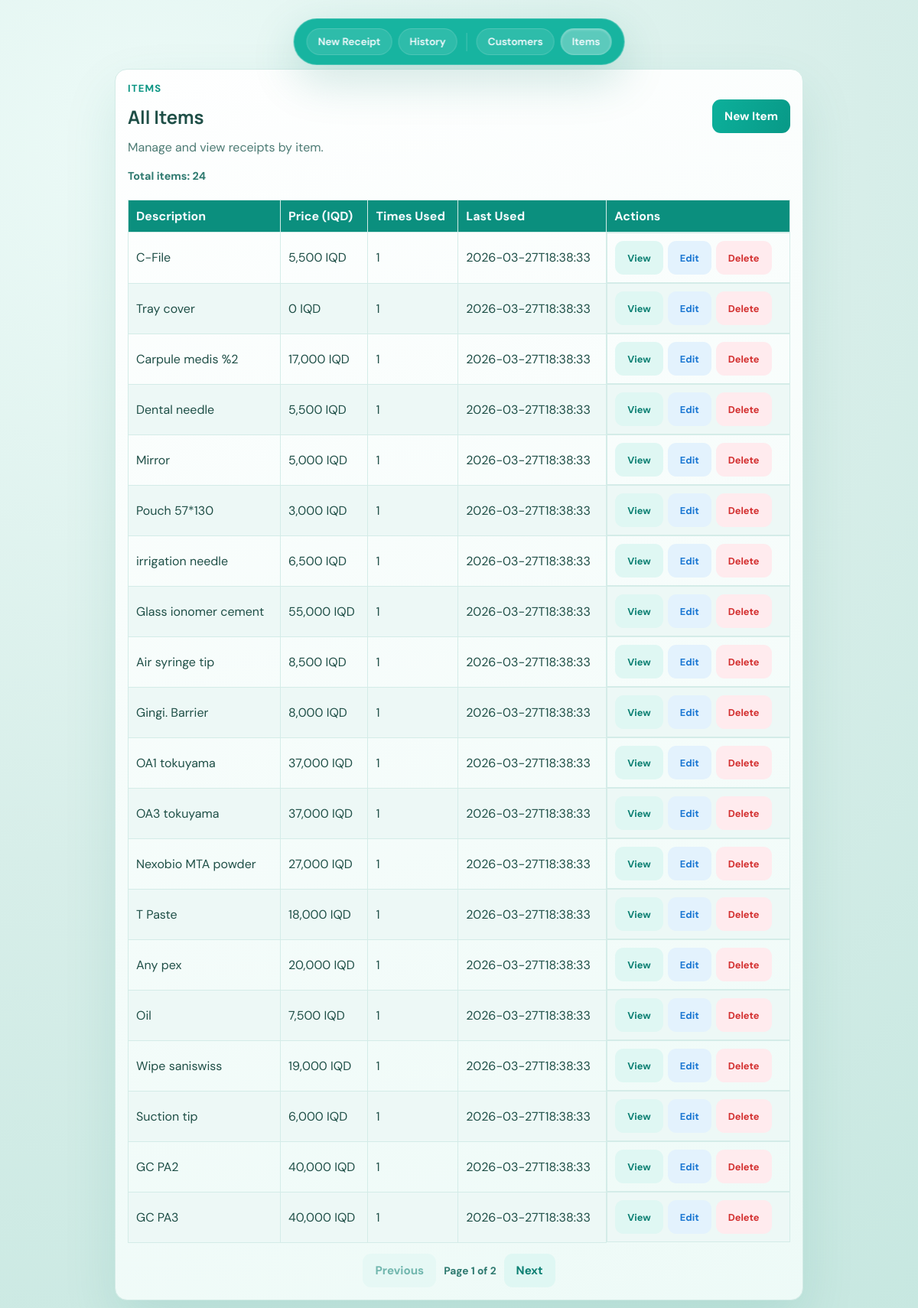
/items, run on an earlier commit of the app's database.
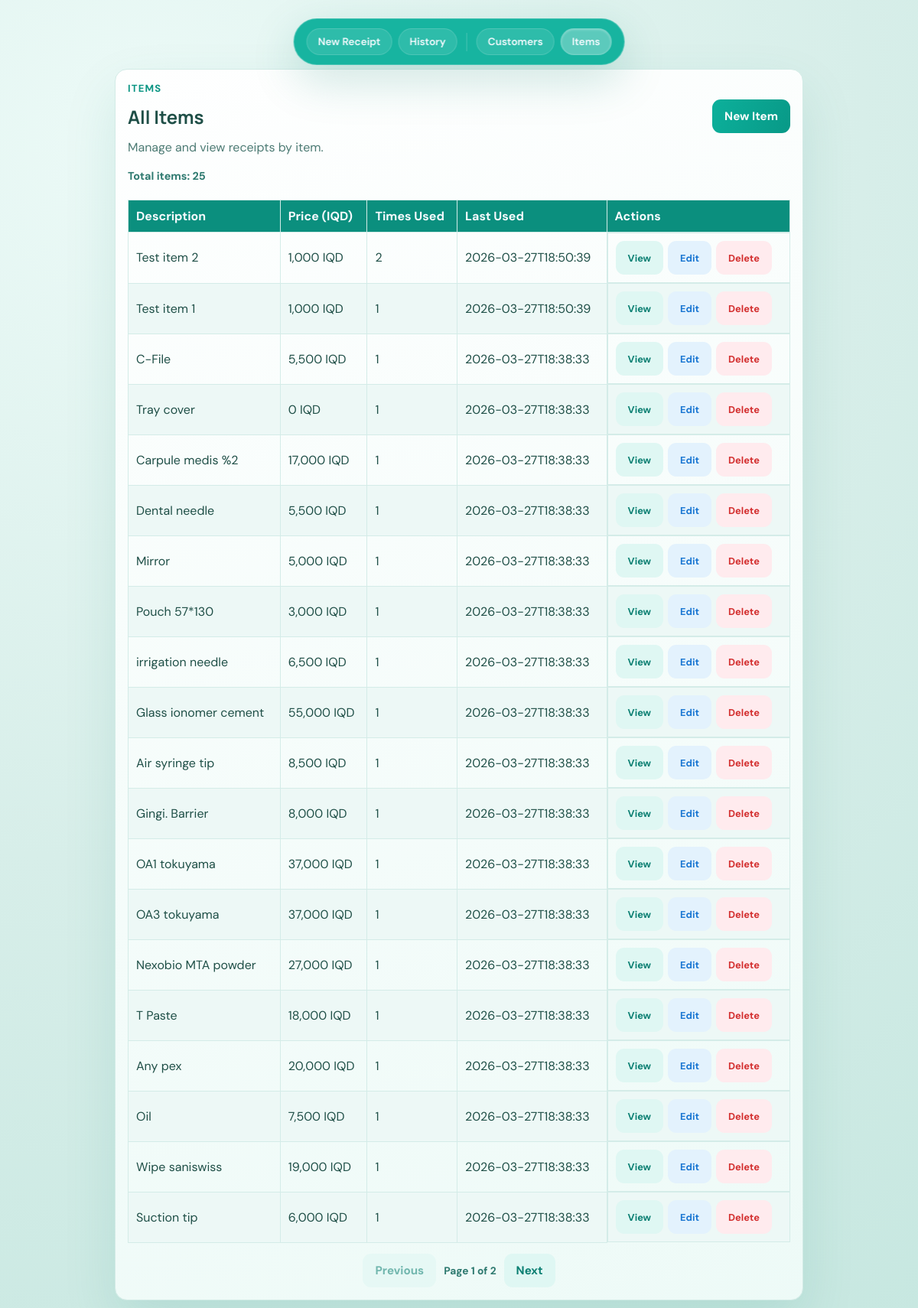
And on a later commit of the database.
### tables this page shows
CREATE TABLE items (
                id INTEGER PRIMARY KEY AUTOINCREMENT,
                description TEXT UNIQUE NOT NULL COLLATE NOCASE,
                price REAL NOT NULL,
                created_at TEXT NOT NULL,
                last_used TEXT,
                times_used INTEGER DEFAULT 1
            );

### app.py (the view)
@app.route("/items")
def items_list():
    page, per_page = get_pagination_params(default_per_page=20)
    with get_db() as conn:
        total = conn.execute("SELECT COUNT(*) FROM items").fetchone()[0]
        pagination = make_pagination(total, page, per_page)
        offset = (pagination["page"] - 1) * pagination["per_page"]
        items = conn.execute(
            """
            SELECT description, price, times_used, last_used
            FROM items
            ORDER BY last_used DESC, times_used DESC
            LIMIT ? OFFSET ?
            """,
            (pagination["per_page"], offset),
        ).fetchall()
    return render_template("items.html", items=items, pagination=pagination)

### app.py (called while the page is built)
def get_db() -> sqlite3.Connection:
    conn = sqlite3.connect(DB_PATH)
    conn.row_factory = sqlite3.Row
    conn.execute("PRAGMA foreign_keys = ON")
    return conn

def get_pagination_params(default_per_page: int = 20, max_per_page: int = 100) -> tuple[int, int]:
    page_raw = request.args.get("page", "1")
    per_page_raw = request.args.get("per_page", str(default_per_page))
    try:
        page = max(1, int(page_raw))
    except ValueError:
        page = 1
    try:
        per_page = int(per_page_raw)
    except ValueError:
        per_page = default_per_page
    per_page = max(1, min(max_per_page, per_page))
    return page, per_page

def make_pagination(total: int, page: int, per_page: int) -> dict[str, Any]:
    total_pages = max(1, ceil(total / per_page)) if total > 0 else 1
    page = max(1, min(page, total_pages))
    return {
        "total": total,
        "page": page,
        "per_page": per_page,
        "total_pages": total_pages,
        "has_prev": page > 1,
        "has_next": page < total_pages,
        "prev_page": page - 1,
        "next_page": page + 1,
    }

### templates/items.html (shortened to what this page needs)
<!doctype html>
<html lang="en">
<head>
  <link rel="stylesheet" href="{{ url_for('static', filename='styles.css') }}" />
</head>
<body>
  <main class="page page-form">
    <section class="form-card">
      <header class="hero">
        <p class="eyebrow">Items</p>
        <div class="hero-actions-row">
          <h1>All Items</h1>
          <a class="button primary" href="{{ url_for('add_item') }}">New Item</a>
        </div>
        <p class="sub">Manage and view receipts by item.</p>
      </header>
      {% if items and items|length > 0 %}
        {% if pagination %}
          <p class="table-total">Total items: {{ pagination.total }}</p>
        {% endif %}
        <div class="table-wrapper">
          <table class="history-table manage-table">
            <thead>
              <tr>
                <th>Description</th>
                <th>Price (IQD)</th>
                <th>Times Used</th>
                <th>Last Used</th>
                <th>Actions</th>
              </tr>
            </thead>
            <tbody>
              {% for item in items %}
                <tr>
                  <td data-label="Description">{{ item.description }}</td>
                  <td data-label="Price">{{ item.price|iqd }}</td>
                  <td data-label="Times Used">{{ item.times_used }}</td>
                  <td data-label="Last Used">{{ item.last_used }}</td>
                  <td class="actions-cell" data-label="Actions">
                    <a href="{{ url_for('item_receipts', item_desc=item.description) }}" class="button ghost" style="font-size: 0.8rem;">View</a>
                    <a href="{{ url_for('edit_item', item_desc=item.description) }}" class="button ghost" style="font-size: 0.8rem; background: #e3f2fd; color: #1976d2;">Edit</a>
                    <form method="post" action="{{ url_for('delete_item', item_desc=item.description) }}" style="display: inline;" onsubmit="return confirm('Delete this item?');">
                      <button type="submit" class="button ghost" style="font-size: 0.8rem; background: #ffebee; color: #d32f2f; border-color: #ffcdd2;">Delete</button>
                    </form>
                  </td>
                </tr>
              {% endfor %}
            </tbody>
          </table>
        </div>
        {% if pagination %}
          <div class="pagination-bar" aria-label="Items pagination">
            {% if pagination.has_prev %}
              <a class="button ghost" href="{{ url_for('items_list', page=pagination.prev_page, per_page=pagination.per_page) }}">Previous</a>
            {% else %}
              <span class="button ghost" aria-disabled="true">Previous</span>
            {% endif %}
            <span class="pagination-info">Page {{ pagination.page }} of {{ pagination.total_pages }}</span>
            {% if pagination.has_next %}
              <a class="button ghost" href="{{ url_for('items_list', page=pagination.next_page, per_page=pagination.per_page) }}">Next</a>
            {% else %}
              <span class="button ghost" aria-disabled="true">Next</span>
            {% endif %}
          </div>
        {% endif %}
      {% else %}
        <p class="empty-note">No items yet. Add your first item.</p>
      {% endif %}
    </section>
  </main>
  <nav class="floating-dock">
    <a href="{{ url_for('index') }}" class="dock-item" title="New Receipt">New Receipt</a>
    <a href="{{ url_for('history') }}" class="dock-item" title="View Receipts">History</a>
    <a href="{{ url_for('customers_list') }}" class="dock-item" title="Manage Customers">Customers</a>
    <a href="{{ url_for('items_list') }}" class="dock-item active" title="Manage Items">Items</a>
  </nav>
</body>
</html>

What changed in the data, as far as the page shows it:
no longer on this page (row unchanged): items: description "GC PA2", price|iqd "40,000 IQD", times_used "1", last_used "2026-03-27T18:38:33"
no longer on this page (row unchanged): items: description "GC PA3", price|iqd "40,000 IQD", times_used "1", last_used "2026-03-27T18:38:33"
now on this page (row edited): items: description "Test item 2", price|iqd "1,000 IQD", times_used "2", last_used "2026-03-27T18:50:39"
added items: description "Test item 1", price|iqd "1,000 IQD", times_used "1", last_used "2026-03-27T18:50:39"
Also different on the page:
{{ pagination.total }}: "24" → "25"
